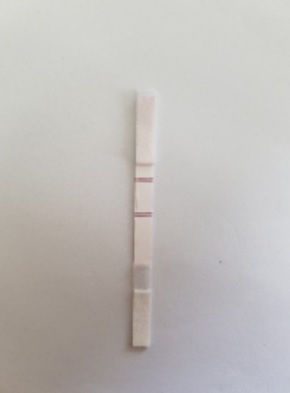
%> input picture editimage/samplepad.jpg, 290 x 393 px
$ octave trialknn2.m   (GNU Octave 9; MATLAB toolbox functions it lacks are replaced by stand-ins)
%> lines starting %> are read from the running program, lines starting %| are printed output that depends on the picture


clc
clear all
addpath(genpath(pwd));

I = imread('samplepad.jpg');
%> I is the input picture: size 393x290x3 uint8; mean R, G, B 190.7, 187.3, 184.8
I1=double(I(:,:, 1));
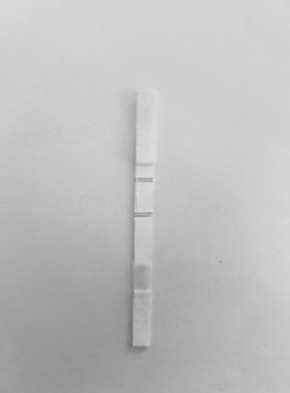
%> I1: size 393x290 double; min 109, max 222, mean 190.7
I2=double(I(:,:, 2));
I3=I(:,:, 3);
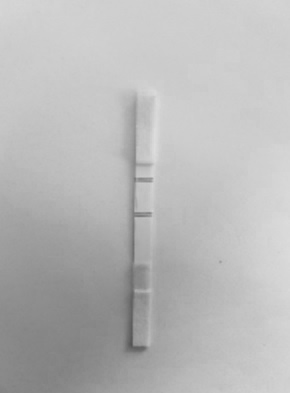
%> I3: size 393x290 uint8; min 82, max 221, mean 184.8


[r, c]=size(I);
%> r = 393; c = 870
c=c/3;
%> c = 290

I_ratio=zeros(r, c);
for i=1:r
    for j=1:c
            I_ratio(i, j)=double(I1(i, j)./I2(i, j));
    end
end
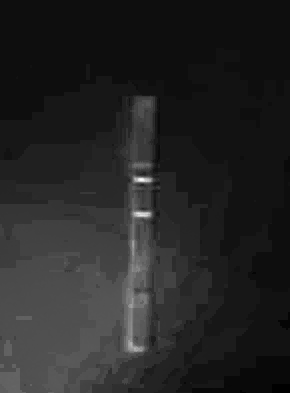
%> I_ratio: size 393x290 double; min 0.979, max 1.27, mean 1.02; drawn with min black and max white


a = double(I(:, :, 1));
b = double(I(:, :, 2));
distance = zeros([size(a), 2]);
for count = 1:2
  distance(:,:,count) = ( ((I(:, :, 1)) - mean2(I(:, :, 1))).^2 + ...
                      ((I(:, :, 2)) - mean2(I(:, :, 2))).^2);
end
color_labels = 0:1;
[~,label] = min(distance,[],3);
%> label: size 393x290 double; every value is 1
label = color_labels(label);
%> label: size 393x290 double; every value is 0
rgb_label = repmat(label,[1 1 3]);
%> rgb_label: size 393x290x3 double; every value is 0
segmented_images = zeros([size(I), 2],'uint8');


% montage({segmented_images(:,:,:,4).*segmented_images(:,:,:,2)});
% title("Montage of Red, Green, Purple, Magenta, and Yellow Objects, and Background")
 montage({segmented_images(:,:,:,2)});
% imshow({segmented_images(:,:,:,4)});
for count = 1:2
  color = I;
  color(rgb_label ~= color_labels(count)) = 0;
  segmented_images(:,:,:,count) = color;
end
%> color: size 393x290x3 uint8; every value is 0

montage({segmented_images(:,:,:,2),segmented_images(:,:,:,1)});
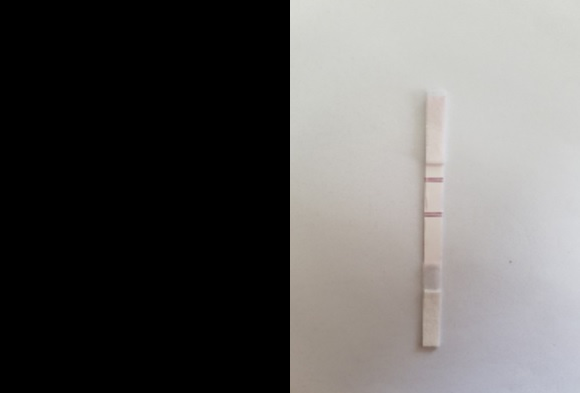
%> displayed picture: size 393x580x3, on the screen's scale of 0 to 255; mean R, G, B 95.3, 93.7, 92.4
title("Montage of Red, Green, Purple, Magenta, and Yellow Objects, and Background")
waterfall(distance(:, :, 2))
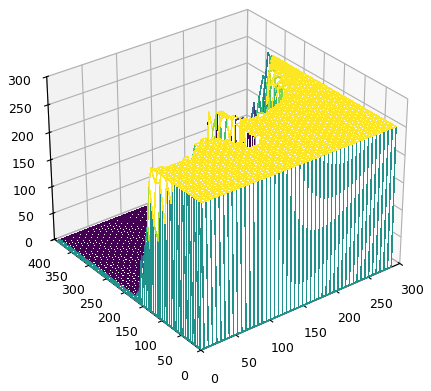
%> figure redrawn from the program's plot data

$ run again, with editimage/100fgimagej.JPG copied over editimage/samplepad.jpg
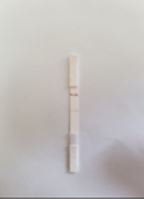
%> input picture editimage/100fgimagej.JPG, 144 x 199 px
%> I is the input picture: size 199x144x3 uint8; mean R, G, B 192.8, 189, 187.8
%> after the loop `for i=1:r`:
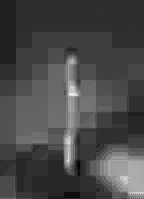
%> I_ratio: size 199x144 double; min 0.974, max 1.14, mean 1.02; drawn with min black and max white
%> rgb_label: size 199x144x3 double; every value is 0
%> `waterfall(distance(:, :, 2))`:
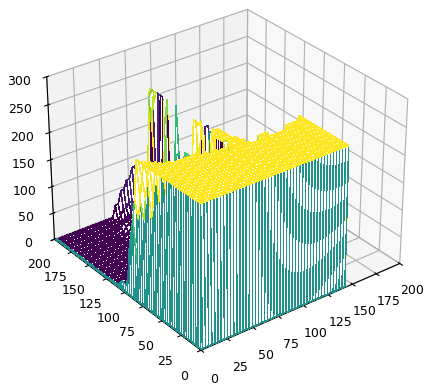
%> figure redrawn from the program's plot data

$ run again, with editimage/100pgimagej.JPG copied over editimage/samplepad.jpg
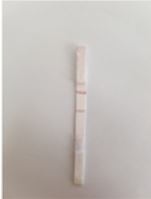
%> input picture editimage/100pgimagej.JPG, 151 x 199 px
%> I is the input picture: size 199x151x3 uint8; mean R, G, B 194.5, 189.2, 185.1
%> after the loop `for i=1:r`:
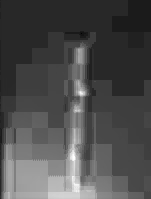
%> I_ratio: size 199x151 double; min 0.976, max 1.16, mean 1.03; drawn with min black and max white
%> rgb_label: size 199x151x3 double; every value is 0
%> `waterfall(distance(:, :, 2))`:
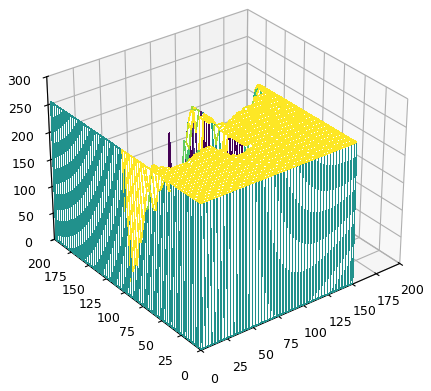
%> figure redrawn from the program's plot data
